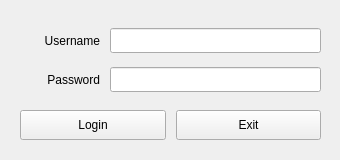
<?xml version="1.0" encoding="UTF-8"?>
<ui version="4.0">
 <class>Form</class>
 <widget class="QWidget" name="Form">
  <property name="geometry">
   <rect>
    <x>0</x>
    <y>0</y>
    <width>340</width>
    <height>160</height>
   </rect>
  </property>
  <property name="minimumSize">
   <size>
    <width>340</width>
    <height>160</height>
   </size>
  </property>
  <property name="maximumSize">
   <size>
    <width>340</width>
    <height>160</height>
   </size>
  </property>
  <property name="windowTitle">
   <string>Authentication dialog</string>
  </property>
  <widget class="QWidget" name="verticalLayoutWidget">
   <property name="geometry">
    <rect>
     <x>20</x>
     <y>20</y>
     <width>301</width>
     <height>80</height>
    </rect>
   </property>
   <layout class="QVBoxLayout" name="verticalLayout">
    <item>
     <layout class="QHBoxLayout" name="horizontalLayout">
      <property name="spacing">
       <number>10</number>
      </property>
      <item>
       <widget class="QLabel" name="label">
        <property name="minimumSize">
         <size>
          <width>80</width>
          <height>0</height>
         </size>
        </property>
        <property name="text">
         <string>Username</string>
        </property>
        <property name="alignment">
         <set>Qt::AlignRight|Qt::AlignTrailing|Qt::AlignVCenter</set>
        </property>
       </widget>
      </item>
      <item>
       <widget class="QLineEdit" name="loginEdit">
        <property name="minimumSize">
         <size>
          <width>0</width>
          <height>25</height>
         </size>
        </property>
       </widget>
      </item>
     </layout>
    </item>
    <item>
     <layout class="QHBoxLayout" name="horizontalLayout_2">
      <property name="spacing">
       <number>10</number>
      </property>
      <item>
       <widget class="QLabel" name="label_2">
        <property name="sizePolicy">
         <sizepolicy hsizetype="Maximum" vsizetype="Preferred">
          <horstretch>0</horstretch>
          <verstretch>0</verstretch>
         </sizepolicy>
        </property>
        <property name="minimumSize">
         <size>
          <width>80</width>
          <height>0</height>
         </size>
        </property>
        <property name="text">
         <string>Password</string>
        </property>
        <property name="alignment">
         <set>Qt::AlignRight|Qt::AlignTrailing|Qt::AlignVCenter</set>
        </property>
       </widget>
      </item>
      <item>
       <widget class="QLineEdit" name="passwordEdit">
        <property name="minimumSize">
         <size>
          <width>0</width>
          <height>25</height>
         </size>
        </property>
        <property name="echoMode">
         <enum>QLineEdit::Password</enum>
        </property>
       </widget>
      </item>
     </layout>
    </item>
   </layout>
  </widget>
  <widget class="QWidget" name="horizontalLayoutWidget_3">
   <property name="geometry">
    <rect>
     <x>20</x>
     <y>100</y>
     <width>301</width>
     <height>51</height>
    </rect>
   </property>
   <layout class="QHBoxLayout" name="horizontalLayout_3">
    <property name="spacing">
     <number>10</number>
    </property>
    <item>
     <widget class="QPushButton" name="pushButton">
      <property name="minimumSize">
       <size>
        <width>0</width>
        <height>30</height>
       </size>
      </property>
      <property name="text">
       <string>Login</string>
      </property>
     </widget>
    </item>
    <item>
     <widget class="QPushButton" name="pushButton_2">
      <property name="minimumSize">
       <size>
        <width>0</width>
        <height>30</height>
       </size>
      </property>
      <property name="text">
       <string>Exit</string>
      </property>
     </widget>
    </item>
   </layout>
  </widget>
 </widget>
 <resources/>
 <connections>
  <connection>
   <sender>pushButton_2</sender>
   <signal>clicked()</signal>
   <receiver>Form</receiver>
   <slot>close()</slot>
   <hints>
    <hint type="sourcelabel">
     <x>275</x>
     <y>121</y>
    </hint>
    <hint type="destinationlabel">
     <x>335</x>
     <y>106</y>
    </hint>
   </hints>
  </connection>
 </connections>
</ui>
